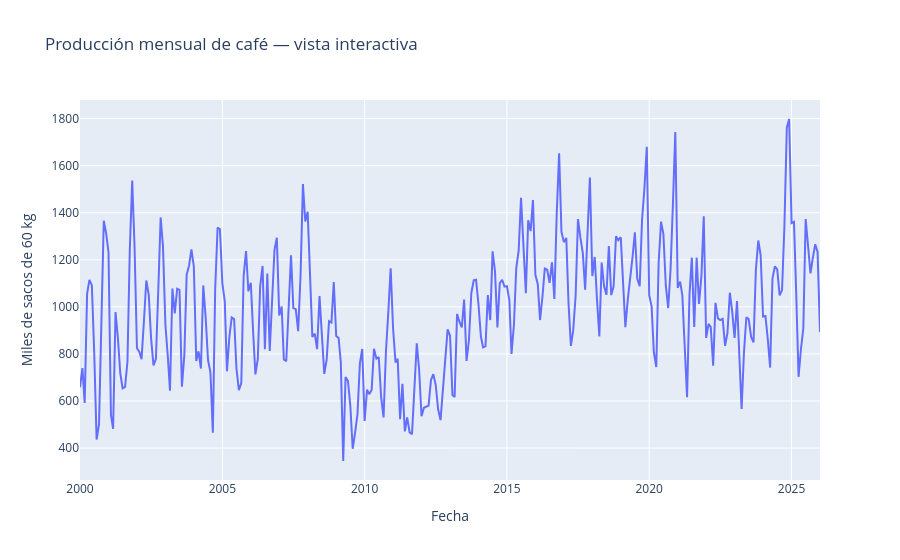

Notebook cell for this chart:
### Markdown cell above
`pandas` y `plotly` ofrecen atajos útiles: `pandas` para una vista rápida, `plotly` cuando conviene explorar la serie de forma interactiva (zoom, hover con el valor exacto).

### Code cell
fig = px.line(cafe, x=cafe.index, y="produccion", title="Producción mensual de café — vista interactiva")
fig.update_layout(xaxis_title="Fecha", yaxis_title="Miles de sacos de 60 kg")
fig.show()

### Figure 1 — Plotly figure (JSON) as saved in the notebook; plotly's stock layout.template omitted (floating-point values rounded to 4 significant figures; data arrays with more than 128 entries replaced by an {"elided": "..."} marker saying what was removed)
{"data": [{"hovertemplate": "fecha=%{x}<br>produccion=%{y}<extra></extra>", "legendgroup": "", "line": {"color": "#636efa", "dash": "solid"}, "marker": {"symbol": "circle"}, "mode": "lines", "name": "", "orientation": "v", "showlegend": false, "type": "scatter", "x": {"elided": "313 str values"}, "xaxis": "x", "y": {"elided": "313 float values"}, "yaxis": "y"}], "layout": {"legend": {"tracegroupgap": 0}, "title": {"text": "Producción mensual de café — vista interactiva"}, "xaxis": {"anchor": "y", "domain": [0, 1], "title": {"text": "Fecha"}}, "yaxis": {"anchor": "x", "domain": [0, 1], "title": {"text": "Miles de sacos de 60 kg"}}}}
